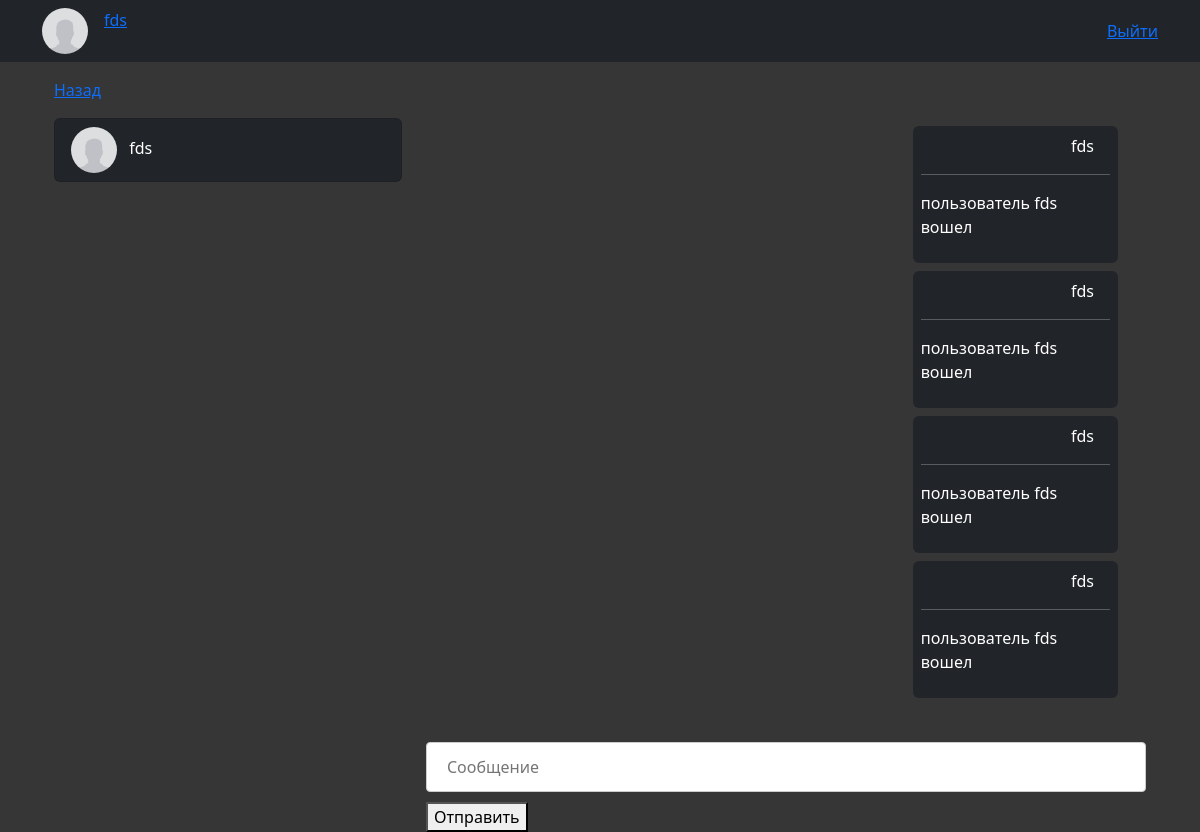
The app's page /rooms/44/ (signed in) with its own data.
### chatApp/models.py (models this page shows)
class Profile(models.Model):
    user = models.OneToOneField(User, on_delete=models.CASCADE)
    avatar = models.ImageField(default='default.jpg', upload_to='avatar_img')
    class Meta:
        verbose_name = 'Пользователь'
        verbose_name_plural = 'Пользователи'
    def __str__(self):
        return self.user.username

class Messages(models.Model):
    message_sender = models.ForeignKey(Profile, on_delete=models.CASCADE)
    message = models.TextField()
    created = models.DateTimeField(auto_now_add=True)
    room = models.ForeignKey('Rooms', on_delete=models.CASCADE)
    class Meta:
        ordering = ('created',)
        verbose_name = 'Сообщение'
        verbose_name_plural = 'Сообщения'

### chatApp/views.py (the view)
# urls.py: path("rooms/<int:pk>/", room, name='room'),
@login_required
def room(request, pk):
    room = Rooms.objects.get(pk=pk)
    members = Members.objects.filter(chatRoom_id = pk)
    messages = Messages.objects.filter(room=room)
    username = []
    avatar = []
    for item in members:
        username += User.objects.filter(id=item.userProfile_id).values('username')
        avatar += Profile.objects.filter(user_id=item.userProfile_id).values('avatar')
    profile = zip(username, avatar)
    media_url = settings.MEDIA_URL
    context={
        'chat_room': room,
        'members': profile,
        'media': media_url,
        'messages': messages,
        }
    return render(request, template_name='room.html', context=context)

### templates/room.html (shortened to what this page needs)
{% extends 'base.html' %}
{% load static %}
{% block content %}
    <div class="container">
        <div class="row mt-3">
            <div class="col-6">
                <a href={% url 'rooms' %}>Назад</a>
            </div>
            <div class="col-6"></div>
        </div>
        <div class="row d-flex justify-content-center">
            <div class="col-4">
                <div class="list-group mt-3">
                    {% for key, value in members %}
                    {% if key.username == request.user.username %}
                        <button class="list-group-item text-bg-dark list-group-item-action mb-2">
                    {% else %}
                        <button class="list-group-item text-bg-dark list-group-item-action mb-2 js_get-username">
                    {% endif %}
                        <img src="{{media}}{{ value.avatar}}" alt="avatar">
                        <span class="ms-2">{{ key.username }}</span>
                    </button>
                    {% endfor %}
                </div>
            </div>
            <div class="col-8">
                    <div class="form-group mt-2 p-3">
                        <div id="chat-text">
                            <div class="container">
                                {% for message in messages %}
                                <div class='row'>
                                    {% if message.message_sender.id == request.user.id %}
                                    <div class=' offset-md-8 col-md-4 mb-2 me-2'>
                                        <div class='p-2 rounded text-bg-dark'>
                                        <p class='float-end me-3'>{{ message.message_sender }}</p> <br>
                                        <hr>
                                            <p>{{message.message }}</p>
                                        </div>
                                    </div>
                                    {% endif %}
                                </div>
                                {% endfor %}
                            </div>
                        </div>
                    </div>
                    <div class="form-group-chat">
                        <input class="message-input " placeholder="Сообщение" id="input" type="text"></br>
                    </div>
                    <button id="submit" type="button">Отправить</button>
            </div>
        </div>
    </div>
{% endblock content %}

### templates/base.html (shortened to what this page needs)
<!DOCTYPE html>
{% load static %}
<html lang="en">
  <head>
    <link rel="stylesheet" href={% static 'css/styles.css' %}>
  </head>
  <body>
    <div class="header bg-dark">
      <nav class="navbar navbar-expand-lg bg-body-tertiary">
        <div class="container">
          <div class="collapse navbar-collapse" id="navbarSupportedContent">
            <ul class="navbar-nav me-auto mb-2 mb-lg-0">
              {% if user.is_authenticated %}
                <li class="nav-item me-3">
                  <div class='avatar'>
                    {% if user.profile.avatar == '/media/default.jpg' %}
                      <img src="{{ user.profile.avatar }}" alt="">
                      {% else %}
                      <img src="/media/{{ user.profile.avatar }}" alt="">
                    {% endif %}
                  </div>
                </li>
                <li>
                  <a aria-current="page" href={% url 'profile' %}>
                  <span class="">{{user.profile.user}}</span></a>
                </li>
              {% else %}
              <li class="nav-item"></li>
              {% endif %}
            </ul>
            <div class="d-flex">
              {% if user.is_authenticated %}
                <a href='/accounts/logout' >Выйти</a>
              {% else %}
                <a href='/accounts/login' >Войти</a>
              {% endif %}
            </div>
          </div>
        </div>
      </nav>
    </div>
    <div class="container text-light">
      {% block content %}
      {% endblock content %}
    </div>
  </body>
</html>

### static/css/styles.css (style rules this page uses)
body { background-color: #363636; }
img { max-height: 100%; max-width: 100%; width: 46px; height: 46px; top: 0; left: 0; bottom: 0; right: 0; margin: auto; border-radius: 50%; pointer-events: none; }
#chat-text { height: 600px !important; overflow-y: auto !important; }
.message-input { width: 100%; padding: 12px 20px; margin-bottom: 10px; border: 1px solid #ccc; border-radius: 4px; box-sizing: border-box; }

### records on screen
Messages: message_sender "fds", message "пользователь fds вошел"
Messages: message_sender "fds", message "пользователь fds вошел"
Messages: message_sender "fds", message "пользователь fds вошел"
Messages: message_sender "fds", message "пользователь fds вошел"

### other values on screen
{{ user.profile.user }} "fds"
{{ key.username }} "fds"
